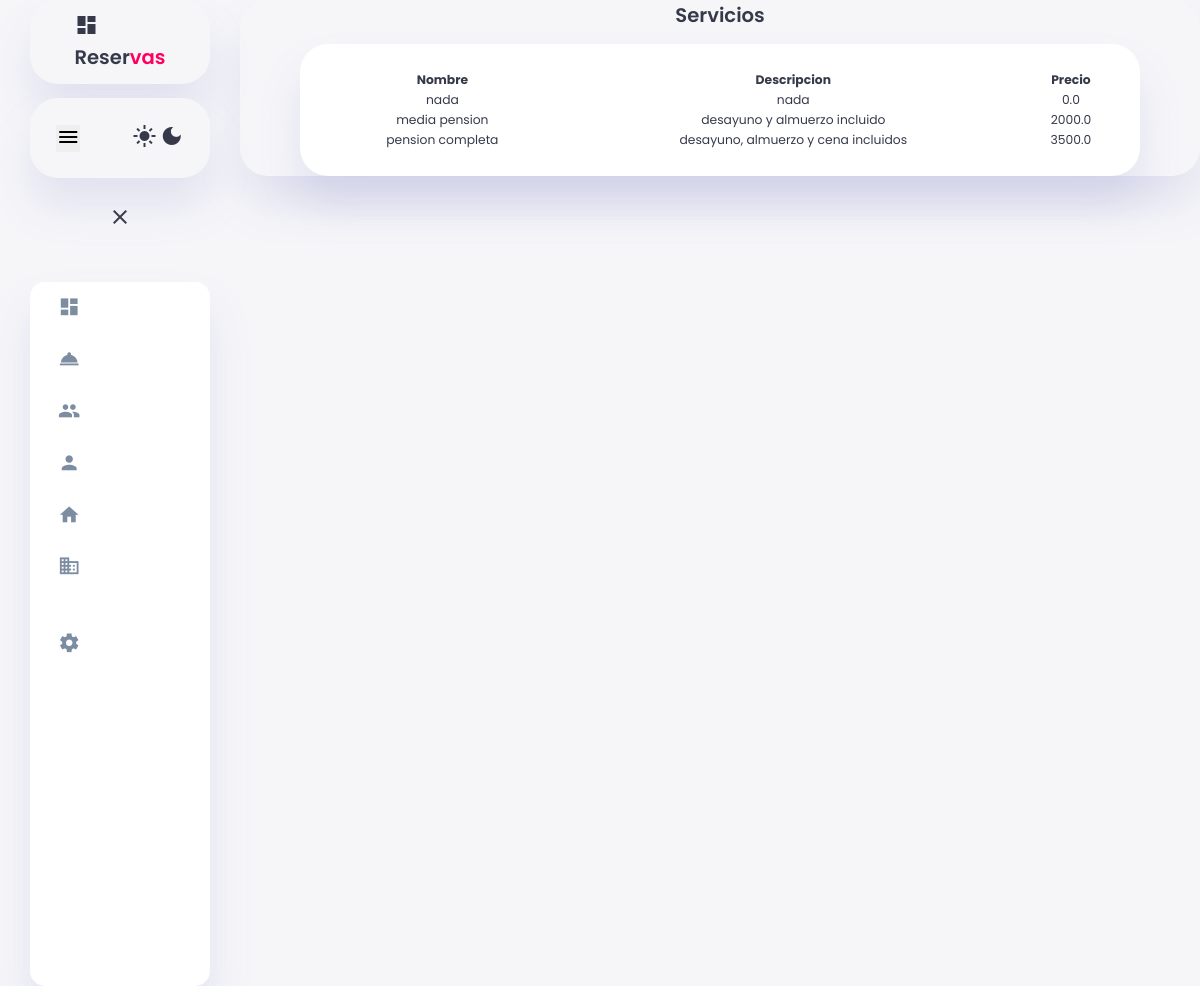
The app's page /servicios/ with its own data.
### reservas/models.py (models this page shows, shortened)
class Servicio(models.Model):
    codigo = models.CharField(default="nada", max_length=20)
    descripcion = models.CharField(default="nada", max_length=150)
    precio = models.FloatField(default=0, max_length=20)

### reservas/views.py (the view)
# urls.py: path('servicios/', views.tabla_servicios, name='tabla_servicios'),
def tabla_servicios(request):
    servicios = Servicio.objects.all()
    context = {'servicios': servicios}
    return render(request, 'servicios.html', context)

### reservas/templates/servicios.html
{% include 'navbar.html' %}
{% load static %}
{% block content %}
<div class="content-conteiner">
<table class="table">
    <h2>Servicios</h2>
    <thead>
        <tr>
            <th>Nombre</th>
            <th>Descripcion</th>
            <th>Precio</th>
        </tr>
    </thead>
    <tbody>
        {% for servicio in servicios %}
        <tr class="filas">
            <td><a href="{% url 'detalle_servicio' servicio.id %}">{{ servicio.codigo }}</a></td>
            <td>{{ servicio.descripcion }}</td>
            <td>{{ servicio.precio }}</td>
        {% endfor %}
    </tbody>
</table>
</div>
{% endblock %}

### reservas/static/css/styles3.css (style rules this page uses)
:root { --color-primary: #6C9BCF; --color-danger: #FF0060; --color-success: #1B9C85; --color-warning: #F7D060; --color-white: #fff; --color-info-dark: #7d8da1; --color-dark: #363949; --color-light: rgba(132, 139, 200, 0.18); --color-dark-variant: #677483; --color-background: #f6f6f9; --card-border-radius: 2rem; --border-radius-1: 0.4rem; --border-radius-2: 1.2rem; --card-padding: 1.8rem; --padding-1: 1.2rem; --box-shadow: 0 2rem 3rem var(--color-light); }
* { margin: 0; padding: 0; outline: 0; appearance: 0; border: 0; text-decoration: none; box-sizing: border-box; }
html { font-size: 14px; }
body { width: 100vw; height: 100vh; font-family: 'Poppins', sans-serif; font-size: 0.88rem; user-select: none; overflow-x: hidden; color: var(--color-dark); background-color: var(--color-background); }
a { color: var(--color-dark); }
h2 { font-weight: 600; font-size: 1.4rem; }

### reservas/static/css/tables.css (style rules this page uses)
.table { margin: auto; width: 70vw; text-align: center; background-color: var(--color-white); padding: var(--card-padding); border-radius: var(--card-border-radius); margin-top: 1rem; box-shadow: var(--box-shadow); justify-content: space-around; gap: 1.4rem; transition: all 0.3s ease; }
.filas { border-radius: var(--card-border-radius); }
.detalle p,h1,h2 { margin: auto; }
.content-conteiner { display: flex; flex-direction: column; box-shadow: var(--box-shadow); border-radius: var(--card-border-radius); }

### records on screen
Servicio: codigo "nada", descripcion "nada", precio "0.0"
Servicio: codigo "media pension", descripcion "desayuno y almuerzo incluido", precio "2000.0"
Servicio: codigo "pension completa", descripcion "desayuno, almuerzo y cena incluidos", precio "3500.0"
